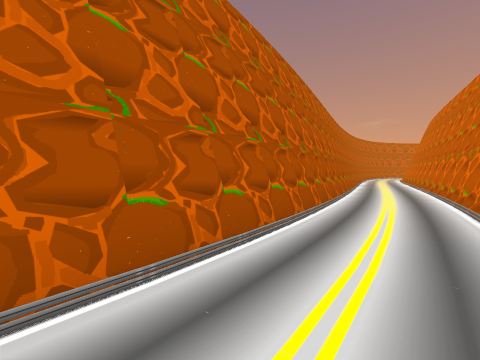
View 1 (above)

20 first-person views from a walk through a Unity game level. The camera is 1.3 m above the floor, tilts 2° down and sees 90° across. The floor is counted in squares, 2 m on a side. Each view is taken from the middle of a square. On the plan, view 1 faces up. The plan holds only what a view shows up to about 9 squares ahead; the rest is blank. The place goes on beyond the plan.

View 2
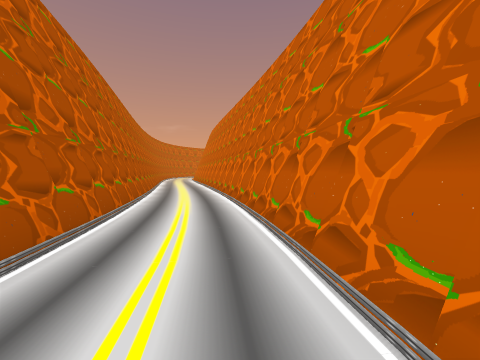

View 3
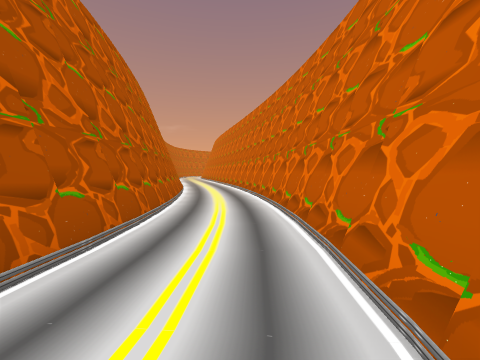

View 4
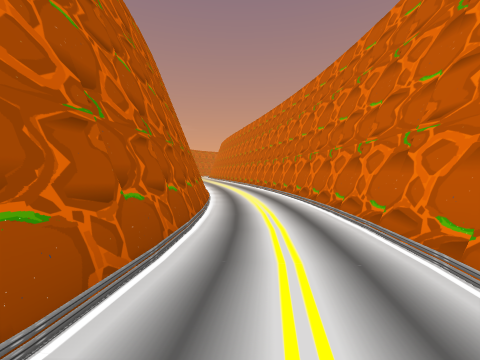

View 5
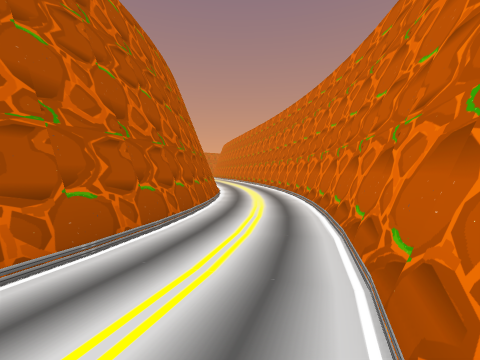

View 6
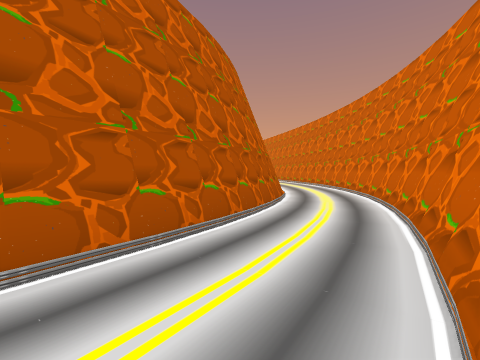

View 7
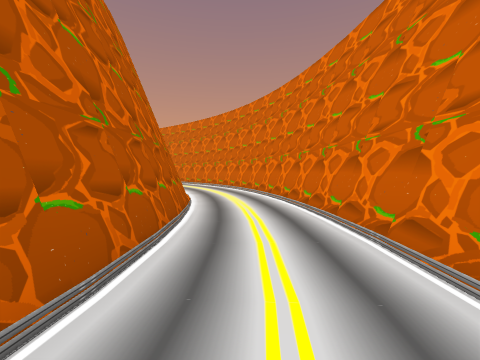

View 8
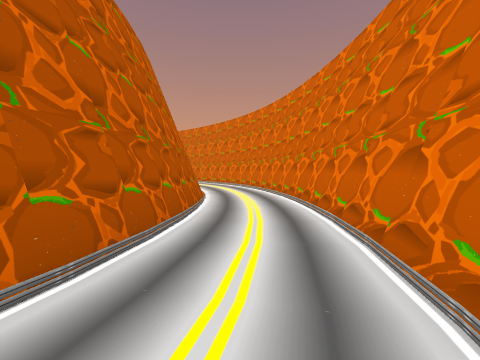

View 9
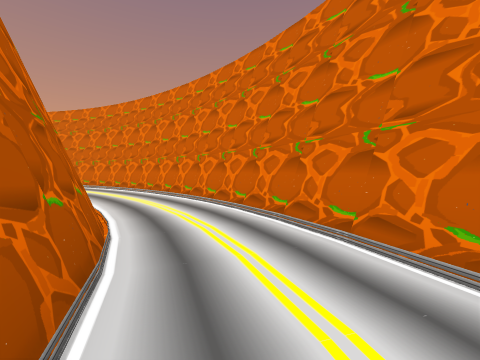

View 10
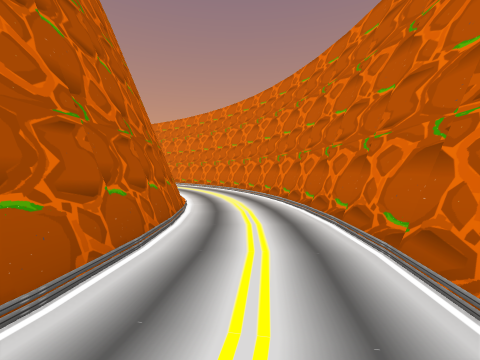

View 11
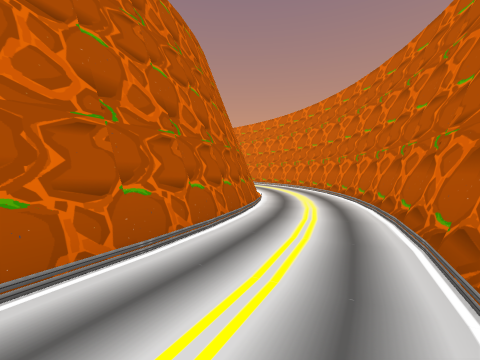

View 12
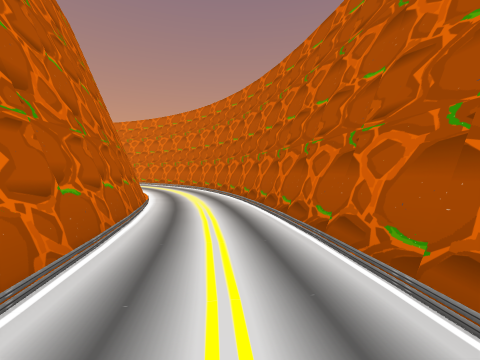

View 13
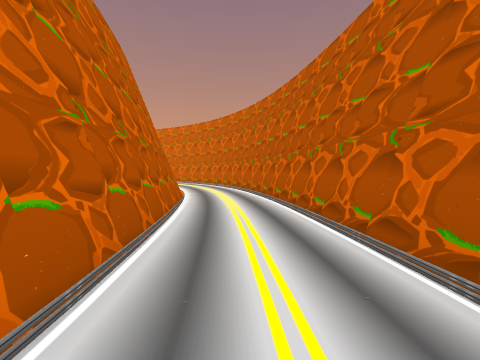

View 14
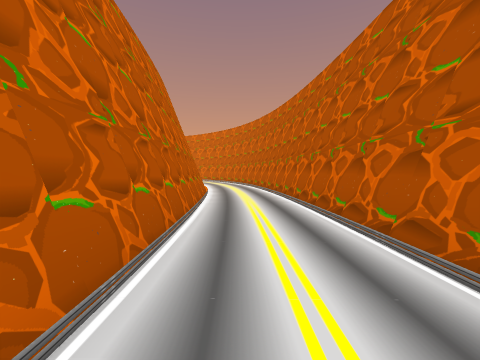

View 15
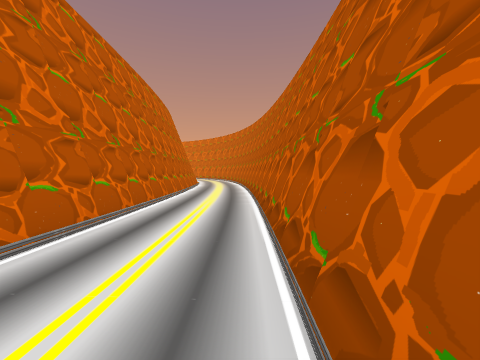

View 16
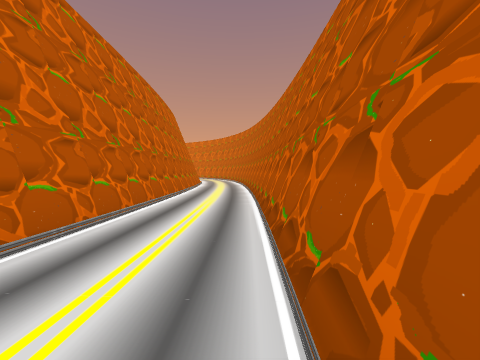

View 17
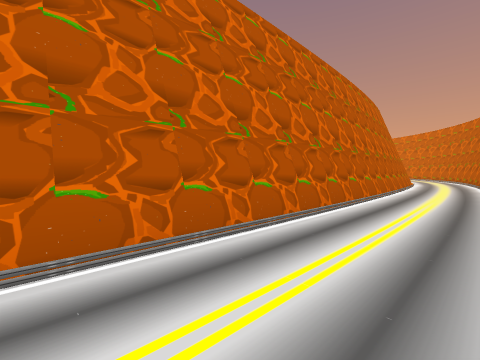

View 18
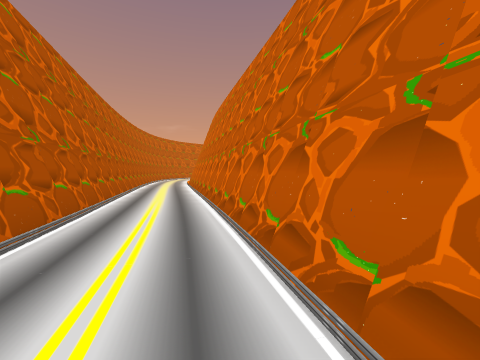

View 19
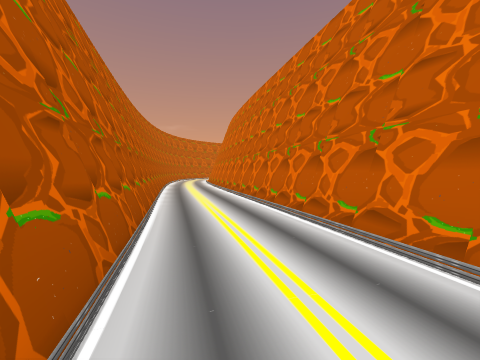

View 20
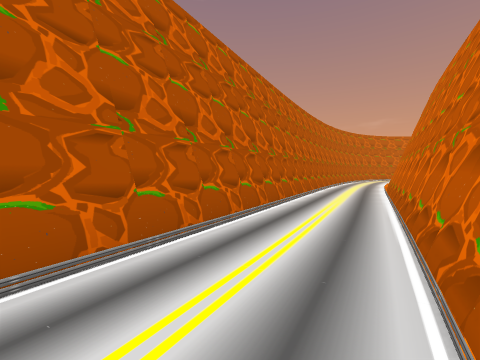

### Floor plan
Key: @ floor where view 1 was taken; # wall or solid block; . floor.
Columns run from 26 left of view 1 to 10 right of it. Each row starts with its distance up from view 1.
 20  ..#
 19 #..#
 18 #..#
 17 #..#
 16 #..#
 15 #..#
 14 #..#                            ##..#
 13 #..#                            #..##
 12 #..#                           ##..#
 11 #..#                          ##..##
 10 #..#                          #...#
  9 #..#                         ##..##
  8 ##.#                         #..##
  7  #.##                       ##..#
  6  #..#                       #..##
  5  #..#                      ##..#
  4  #..#                     ##..##
  3  #..##                   ##..##
  2  ##..#                   #...#
  1   #..##                 ##..##
  0   ##..##               ##.@##
 -1    #...##             ##..##
 -2    ##...##          ###..##
 -3     ##...####    ####...##
 -4      ##.....######.....##
 -5       ###............###
 -6         ####.....#####
 -7            #######

Where each view was taken, in squares from view 1:
view 1: 0 up, 0 right, facing up
view 2: 0 up, 0 right, facing up-right
view 3: 3 down, 3 left, facing up-right
view 4: 3 down, 4 left, facing up-right
view 5: 5 down, 6 left, facing up-right
view 6: 6 down, 10 left, facing up-right
view 7: 5 down, 14 left, facing right
view 8: 5 down, 16 left, facing right
view 9: 3 down, 18 left, facing down-right
view 10: 0 up, 22 left, facing down-right
view 11: 4 up, 24 left, facing down-right
view 12: 8 up, 24 left, facing down
view 13: 11 up, 24 left, facing down
view 14: 15 up, 24 left, facing down
view 15: 19 up, 25 left, facing down
view 16: 20 up, 25 left, facing down
view 17: 20 up, 25 left, facing down-right
view 18: 4 up, 3 right, facing up-right
view 19: 6 up, 3 right, facing up-right
view 20: 5 up, 4 right, facing up
